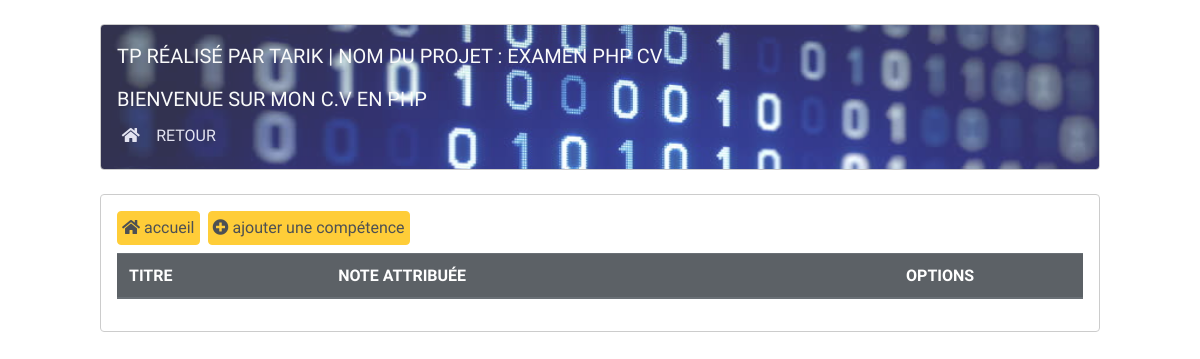
The page /competence.php on the database as committed earlier.
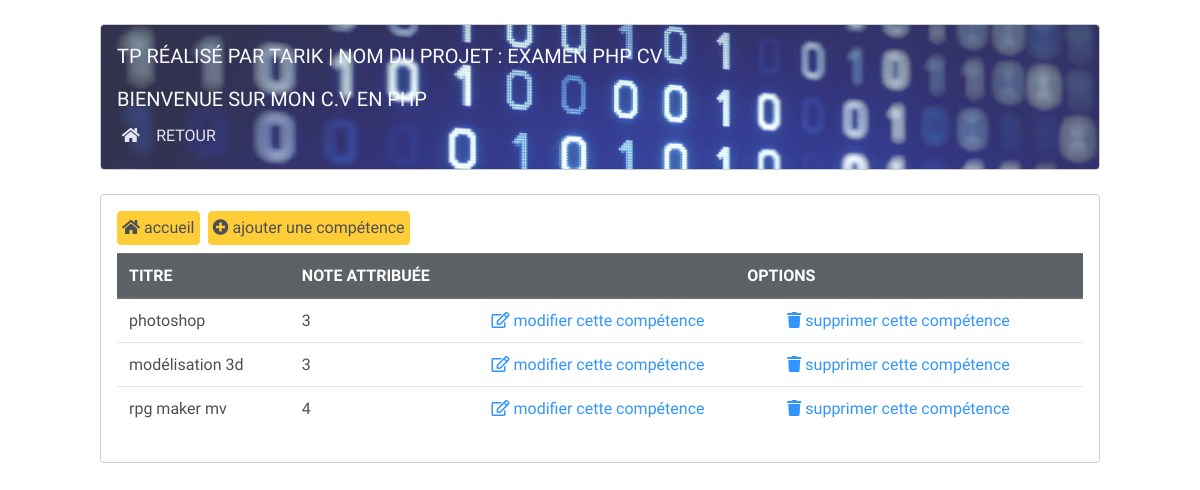
The same page on the database as committed later.
### tables this page shows
CREATE TABLE `competence` (
  `titre` varchar(250) NOT NULL,
  `id` int(11) NOT NULL,
  `note` int(11) NOT NULL
);

### competence.php (the view, shortened to what this page needs)
<?php
require_once ('include.php');
include ('jumbotron.php');
?>
<div class="menu container col-10">
<nav class="navbar navbar-expand-lg mb-2">
<a class="nav-link btn btn-warning mr-2 p-1" href="home.php"><i class="fas fa-home"></i>&nbsp;accueil</a>
<a class="nav-link btn btn-warning p-1" href="addCompetence.php"><i class="fa fa-plus-circle"></i>&nbsp;ajouter une compétence</a>
</nav>
<?php
$req = $bdd -> query('SELECT * FROM competence');
$results = $req->fetchAll();
?>
<table class="table table-hover">
  <thead class="thead-dark text-uppercase">
    <tr>
      <th scope="col">titre</th>
      <th scope="col">note attribuée</th>
      <th class='text-center' colspan='2'>options</th>
    </tr>
  </thead>
  <tbody>
    <?php
    foreach ($results as $res){?>
    <tr>
      <td><?= $res['titre']?></td>
      <td><?= $res['note']?></td>
      <td><a title="Editer" href="editCompetence.php?id=<?php echo($res['id']); ?>"><i class="far fa-edit"></i>&nbsp;modifier cette compétence</a></td>
      <td><a title="Supprimer" href="deleteCompetence.php?id=<?php echo($res['id']);?>"><i class="fas fa-trash"></i>&nbsp;supprimer cette compétence</a></td>
    </tr>
    <?php
    }
    ?>
  </tbody>
</table>
</div>

Rows that differ between the two databases and show on the page:
added competence: titre "photoshop", note "3"
added competence: titre "modélisation 3d", note "3"
added competence: titre "rpg maker mv", note "4"
